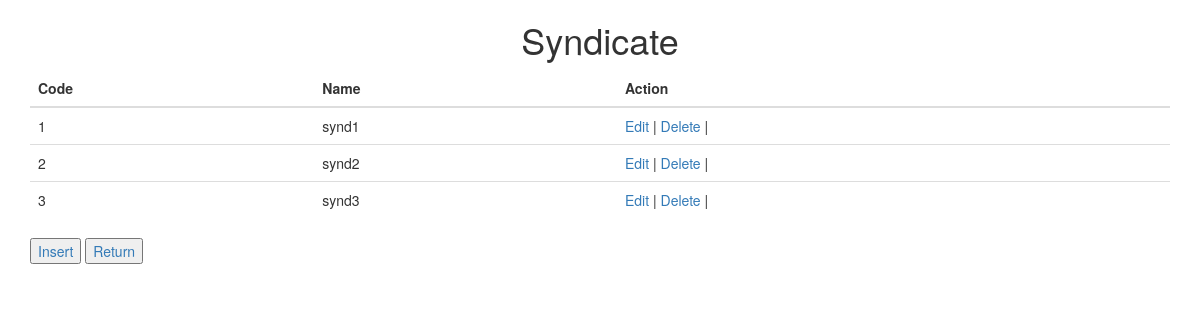
The app's page /synd_menu with its own data.
### Models/SyndicateModel.py (models this page shows, shortened)
class Syndicate(db.Model):
    __tablenamw__ = 'Syndicate'
    id = db.Column(db.Integer, primary_key=True)
    codesynd = db.Column(db.Integer,  unique=True, nullable=False)
    namesynd = db.Column(db.String(20), nullable=False)

### app.py (the view)
@app.route('/synd_menu')
def synd_menu():
    synds = SyndicateModel.findall()
    return render_template('Syndicate/menu.html', synds=synds)

### Models/SyndicateModel.py (called while the page is built)
def findall():
    return Syndicate.query.filter_by().order_by('codesynd')

### templates/Syndicate/menu.html (shortened to what this page needs)
<!DOCTYPE html>
<html lang="en">
<head>
    <link rel="stylesheet" href="https://maxcdn.bootstrapcdn.com/bootstrap/3.4.0/css/bootstrap.min.css">
</head>
<body>
<h1 style="text-align: center;>">Syndicate</h1>
<div class="container">
    <div class="row">
        <div class="col-xs-12">
            <table class="table">
                <thead>
                    <tr>
                        <th>Code</th>
                        <th>Name</th>
                        <th>Action</th>
                    </tr>
                </thead>
                <tbody>
                    {% for synd in synds %}
                    <tr>
                        <td>{{ synd.codesynd }}</td>
                        <td>{{ synd.namesynd }}</td>
                        <td>
                            <a href="/synd_edit/{{ synd.id }}">Edit</a> |
                            <a href="/synd_delete/{{ synd.id }}">Delete</a> |
                        </td>
                    </tr>
                    {% endfor %}
                </tbody>
            </table>
        </div>
        <div class="col-xs-3">
            <button type="submit"><a href="/synd_insert">Insert</a></button>
            <button type="submit"><a href="/">Return</a></button>
        </div>
    </div>
</div>
</body>
</html>

### records on screen
Syndicate: codesynd "1", namesynd "synd1"
Syndicate: codesynd "2", namesynd "synd2"
Syndicate: codesynd "3", namesynd "synd3"
